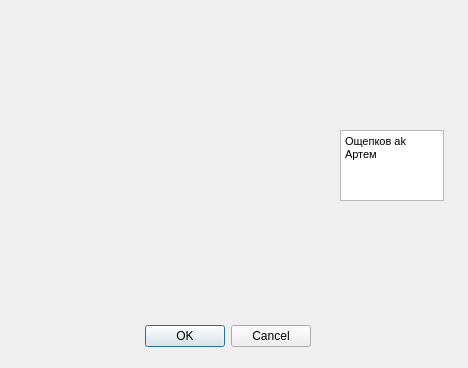
<?xml version="1.0" encoding="UTF-8"?>
<ui version="4.0">
 <class>auth</class>
 <widget class="QDialog" name="auth">
  <property name="geometry">
   <rect>
    <x>0</x>
    <y>0</y>
    <width>468</width>
    <height>368</height>
   </rect>
  </property>
  <property name="windowTitle">
   <string>Информация об авторах</string>
  </property>
  <widget class="QDialogButtonBox" name="buttonBox">
   <property name="geometry">
    <rect>
     <x>-30</x>
     <y>320</y>
     <width>341</width>
     <height>32</height>
    </rect>
   </property>
   <property name="orientation">
    <enum>Qt::Horizontal</enum>
   </property>
   <property name="standardButtons">
    <set>QDialogButtonBox::Cancel|QDialogButtonBox::Ok</set>
   </property>
  </widget>
  <widget class="QLabel" name="label">
   <property name="geometry">
    <rect>
     <x>20</x>
     <y>20</y>
     <width>311</width>
     <height>271</height>
    </rect>
   </property>
   <property name="text">
    <string/>
   </property>
   <property name="pixmap">
    <pixmap>../build-FirstLab-Desktop_Qt_5_10_0_MinGW_32bit-Debug/781ab88f99938c5051309f172ca6771b.jpg</pixmap>
   </property>
  </widget>
  <widget class="QTextEdit" name="textEdit">
   <property name="geometry">
    <rect>
     <x>340</x>
     <y>130</y>
     <width>104</width>
     <height>71</height>
    </rect>
   </property>
   <property name="html">
    <string>&lt;!DOCTYPE HTML PUBLIC &quot;-//W3C//DTD HTML 4.0//EN&quot; &quot;http://www.w3.org/TR/REC-html40/strict.dtd&quot;&gt;
&lt;html&gt;&lt;head&gt;&lt;meta name=&quot;qrichtext&quot; content=&quot;1&quot; /&gt;&lt;style type=&quot;text/css&quot;&gt;
p, li { white-space: pre-wrap; }
&lt;/style&gt;&lt;/head&gt;&lt;body style=&quot; font-family:'MS Shell Dlg 2'; font-size:8.25pt; font-weight:400; font-style:normal;&quot;&gt;
&lt;p style=&quot; margin-top:0px; margin-bottom:0px; margin-left:0px; margin-right:0px; -qt-block-indent:0; text-indent:0px;&quot;&gt;Ощепков ak Артем &lt;/p&gt;&lt;/body&gt;&lt;/html&gt;</string>
   </property>
  </widget>
 </widget>
 <resources/>
 <connections>
  <connection>
   <sender>buttonBox</sender>
   <signal>accepted()</signal>
   <receiver>auth</receiver>
   <slot>accept()</slot>
   <hints>
    <hint type="sourcelabel">
     <x>248</x>
     <y>254</y>
    </hint>
    <hint type="destinationlabel">
     <x>157</x>
     <y>274</y>
    </hint>
   </hints>
  </connection>
  <connection>
   <sender>buttonBox</sender>
   <signal>rejected()</signal>
   <receiver>auth</receiver>
   <slot>reject()</slot>
   <hints>
    <hint type="sourcelabel">
     <x>316</x>
     <y>260</y>
    </hint>
    <hint type="destinationlabel">
     <x>286</x>
     <y>274</y>
    </hint>
   </hints>
  </connection>
 </connections>
</ui>
